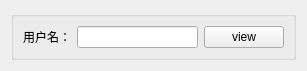
<?xml version="1.0" encoding="UTF-8"?>
<ui version="4.0">
 <class>Item</class>
 <widget class="QWidget" name="Item">
  <property name="geometry">
   <rect>
    <x>0</x>
    <y>0</y>
    <width>307</width>
    <height>65</height>
   </rect>
  </property>
  <property name="windowTitle">
   <string>Item</string>
  </property>
  <layout class="QVBoxLayout" name="verticalLayout_2">
   <item>
    <widget class="QGroupBox" name="groupBox">
     <property name="title">
      <string/>
     </property>
     <layout class="QVBoxLayout" name="verticalLayout">
      <item>
       <layout class="QHBoxLayout" name="horizontalLayout">
        <item>
         <widget class="QLabel" name="label">
          <property name="text">
           <string>用户名：</string>
          </property>
         </widget>
        </item>
        <item>
         <widget class="QLineEdit" name="lineEdit">
          <property name="text">
           <string/>
          </property>
         </widget>
        </item>
        <item>
         <widget class="QPushButton" name="pushButton">
          <property name="text">
           <string>view</string>
          </property>
         </widget>
        </item>
       </layout>
      </item>
     </layout>
    </widget>
   </item>
  </layout>
 </widget>
 <resources/>
 <connections/>
</ui>
